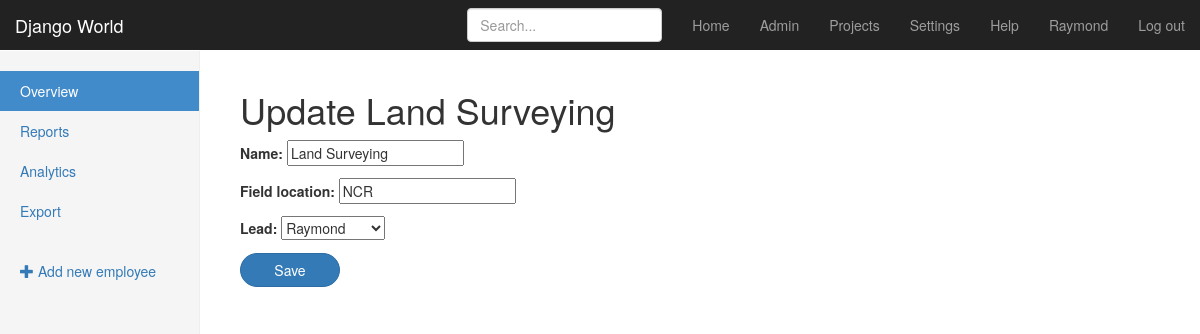
Page /teams/edit/1/ (signed in) on the earlier database version.
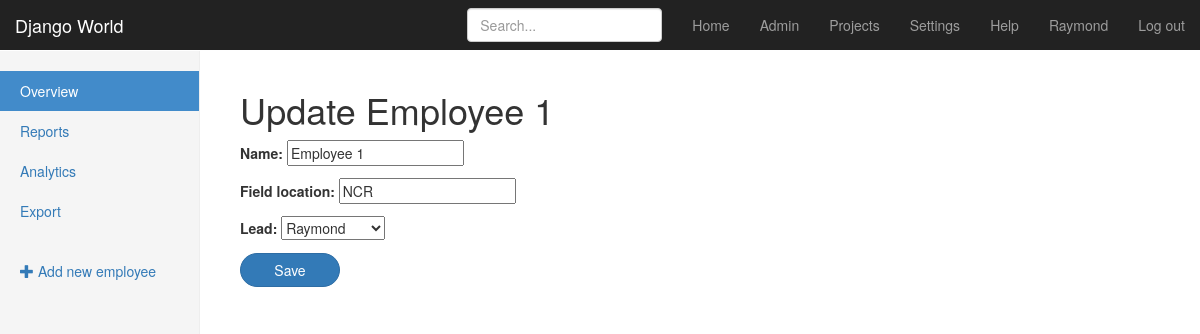
Same page on the later database version.
### teams/models.py (models this page shows, shortened)
class Team(models.Model):
    name = models.CharField(max_length=255)
    lead = models.ForeignKey(User, related_name='teams', on_delete=models.PROTECT)
    field_location = models.CharField(max_length=255)

### teams/views.py (the view, shortened to what this page needs)
# urls.py: url(r'^edit/(?P<pk>\d+)/$', views.TeamUpdateView.as_view(), name='update'),
class TeamUpdateView(LoginRequiredMixin, mixins.PageTitleMixin, mixins.SuccessMessageMixin, UpdateView):
    fields = ("name", "field_location", "lead")
    model = models.Team
    def get_page_title(self):
        obj = self.get_object()
        return "Update {}".format(obj.name)

### teams/mixins.py (called while the page is built)
    def get_context_data(self, **kwargs):
        context = super().get_context_data(**kwargs)
        context["page_title"] = self.get_page_title()
        return context

### teams/templates/teams/team_form.html (shortened to what this page needs)
{% extends "teams/_layout.html" %}
{% block body_content %}
    <h1>{{ page_title }}</h1>
    <form method="POST">
        {{ form.as_p}}
        <input type="submit" class="btn btn-primary" style="border-radius: 20px; width: 100px;" value="Save">
    </form>
{% endblock %}

Differences in the rows shown:
changed Team "NCR": name "Land Surveying" → "Employee 1"
Other differences:
{{ page_title }}: "Update Land Surveying" → "Update Employee 1"
